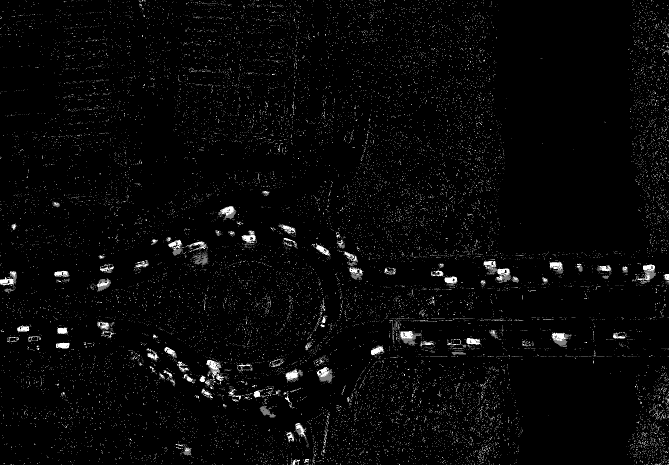
#> input picture optical_flow/tt.jpg, 1338 x 930 px (shown at 1/2 size)
$ python temp.py
#> lines starting #> are read from the running program, lines starting #| are printed output that depends on the picture; after the words box and inside, x2 and y2 are one past the last pixel; in counts of white or black regions, pixels touching at a corner belong together
import cv2
import numpy as np

"""
REFER: https://hub.packtpub.com/opencv-detecting-edges-lines-shapes/
2018-06-30 Yonv1943
2018-07-01 comment to test.png
2018-07-01 gray in threshold, hierarchy
2018-07-01 draw_approx_hull_polygon() no [for loop]
2018-11-24
"""


def draw_contours(img, cnts):  # conts = contours
    img = np.copy(img)
    img = cv2.drawContours(img, cnts, -1, (0, 255, 0), 2)
    return img


def draw_min_rect_circle(img, cnts):  # conts = contours
    img = np.copy(img)

    for cnt in cnts:
        x, y, w, h = cv2.boundingRect(cnt)
        cv2.rectangle(img, (x, y), (x + w, y + h), (255, 0, 0), 2)  # blue

        min_rect = cv2.minAreaRect(cnt)  # min_area_rectangle
        min_rect = np.int0(cv2.boxPoints(min_rect))
        cv2.drawContours(img, [min_rect], 0, (0, 255, 0), 2)  # green

        (x, y), radius = cv2.minEnclosingCircle(cnt)
        center, radius = (int(x), int(y)), int(radius)  # center and radius of minimum enclosing circle
        img = cv2.circle(img, center, radius, (0, 0, 255), 2)  # red
    return img


def draw_approx_hull_polygon(img, cnts):
    # img = np.copy(img)
    img = np.zeros(img.shape, dtype=np.uint8)

    cv2.drawContours(img, cnts, -1, (255, 0, 0), 2)  # blue

    min_side_len = img.shape[0] / 32  # 多边形边长的最小值 the minimum side length of polygon
    min_poly_len = img.shape[0] / 16  # 多边形周长的最小值 the minimum round length of polygon
    min_side_num = 3  # 多边形边数的最小值
    approxs = [cv2.approxPolyDP(cnt, min_side_len, True) for cnt in cnts]  # 以最小边长为限制画出多边形
    approxs = [approx for approx in approxs if cv2.arcLength(approx, True) > min_poly_len]  # 筛选出周长大于 min_poly_len 的多边形
    approxs = [approx for approx in approxs if len(approx) > min_side_num]  # 筛选出边长数大于 min_side_num 的多边形
    # Above codes are written separately for the convenience of presentation.
    cv2.polylines(img, approxs, True, (0, 255, 0), 2)  # green

    hulls = [cv2.convexHull(cnt) for cnt in cnts]
    cv2.polylines(img, hulls, True, (0, 0, 255), 2)  # red

    # for cnt in cnts:
    #     cv2.drawContours(img, [cnt, ], -1, (255, 0, 0), 2)  # blue
    #
    #     epsilon = 0.02 * cv2.arcLength(cnt, True)
    #     approx = cv2.approxPolyDP(cnt, epsilon, True)
    #     cv2.polylines(img, [approx, ], True, (0, 255, 0), 2)  # green
    #
    #     hull = cv2.convexHull(cnt)
    #     cv2.polylines(img, [hull, ], True, (0, 0, 255), 2)  # red
    return img


def run():
    image = cv2.imread('tt.jpg')  # a black objects on white image is better
#> image is the input picture: shape (930, 1338, 3); min 0, max 255, mean 7.6

    # gray = cv2.cvtColor(image.copy(), cv2.COLOR_BGR2GRAY)
    # ret, thresh = cv2.threshold(gray, 127, 255, cv2.THRESH_BINARY)
    thresh = cv2.Canny(image, 128, 256)
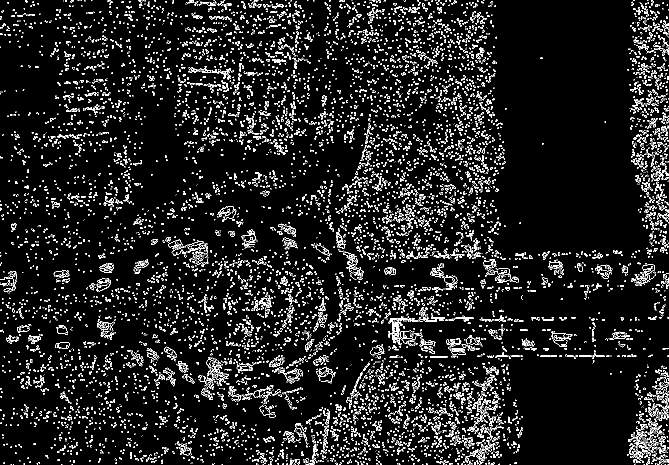
#> thresh: shape (930, 1338) (shown at 1/2 size); 7.7% white in thin lines or dots

    contours, hierarchy = cv2.findContours(thresh, cv2.RETR_EXTERNAL, cv2.CHAIN_APPROX_SIMPLE)
#> contours = 10572 contours, 10393 with area under 20; largest, box (x1, y1, x2, y2) and area: (113, 653, 136, 670) 216, (780, 636, 822, 689) 162, (507, 778, 530, 796) 154, (403, 776, 426, 797) 118, (569, 862, 589, 886) 114
    # print(hierarchy, ":hierarchy")
    """
    [[[-1 -1 -1 -1]]] :hierarchy  # cv2.Canny()

    [[[ 1 -1 -1 -1]
      [ 2  0 -1 -1]
      [ 3  1 -1 -1]
      [-1  2 -1 -1]]] :hierarchy  # cv2.threshold()
    """

    imgs = [
        image, thresh,
        draw_min_rect_circle(image, contours),
        draw_approx_hull_polygon(image, contours),
    ]
#> the loop in draw_min_rect_circle, `for cnt in cnts:` made 10572 passes
#> (cnt, w, h, min_rect, radius) on passes 10 to 12: ([[1330, 928], [1329, 929], [1330, 928], [1331, 929]], 3, 2, [[1330, 930], [1329, 929], [1330, 928], [1331, 929]], 1), ([[1288, 928], [1287, 929], [1288, 928], [1289, 929]], 3, 2, [[1288, 930], [1287, 929], [1288, 928], [1289, 929]], 1), ([[1269, 928], [1268, 929], [1269, 928], [1270, 929]], 3, 2, [[1269, 930], [1268, 929], [1269, 928], [1270, 929]], 1)
#> after the loop in draw_min_rect_circle, `for cnt in cnts:`:
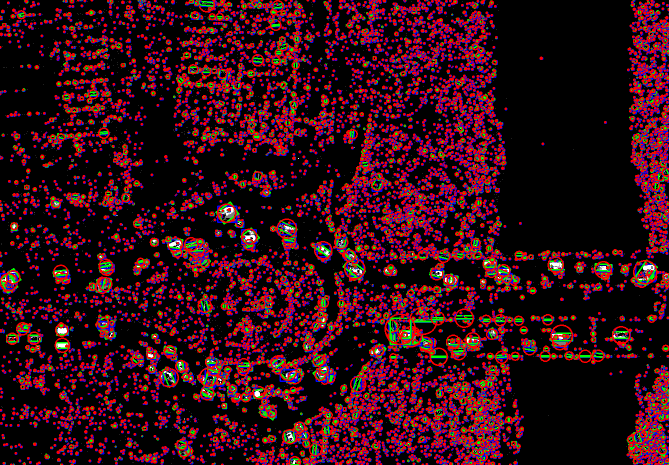
#> img: shape (930, 1338, 3) (shown at 1/2 size); mean of channels 0, 1, 2 23.1, 12.2, 51.9; drawn as B, G, R
#> in draw_approx_hull_polygon, `img = np.zeros(img.shape, dtype=np.uint8)`: img: shape (930, 1338, 3); every value is 0
#> in draw_approx_hull_polygon, `cv2.drawContours(img, cnts, -1, (255, 0, 0), 2)`:
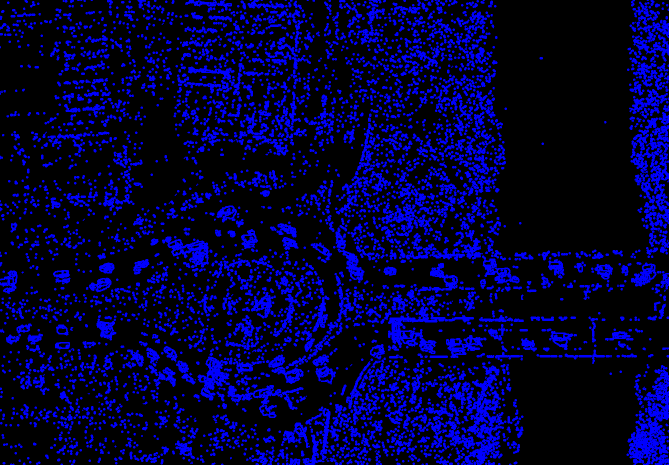
#> img: shape (930, 1338, 3) (shown at 1/2 size); mean of channels 0, 1, 2 55.5, 0, 0; drawn as B, G, R
#> in draw_approx_hull_polygon, `approxs = [cv2.approxPolyDP(cnt, min_side_len, True) for cnt in cnts]`: approxs = 10572 contours, 10571 with area under 20; largest, box (x1, y1, x2, y2) and area: (780, 636, 822, 689) 1066
#> in draw_approx_hull_polygon, `approxs = [approx for approx in approxs if cv2.arcLength(approx, True)..`: approxs = 23 contours, 22 with area under 20; largest, box (x1, y1, x2, y2) and area: (780, 636, 822, 689) 1066
#> in draw_approx_hull_polygon, `approxs = [approx for approx in approxs if len(approx) > min_side_num]`: approxs = []
#> in draw_approx_hull_polygon, `hulls = [cv2.convexHull(cnt) for cnt in cnts]`: hulls = 10572 contours, 9659 with area under 20; largest, box (x1, y1, x2, y2) and area: (780, 636, 822, 689) 1306, (1271, 528, 1310, 563) 882, (435, 412, 473, 444) 790, (694, 521, 726, 552) 596, (803, 666, 843, 691) 532
#> in draw_approx_hull_polygon, `cv2.polylines(img, hulls, True, (0, 0, 255), 2)`:
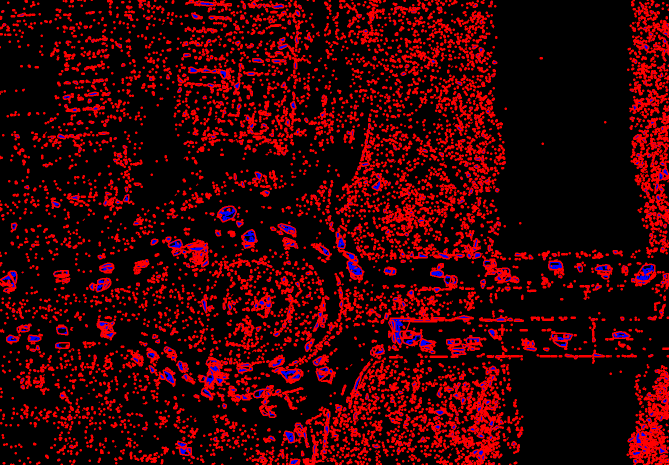
#> img: shape (930, 1338, 3) (shown at 1/2 size); mean of channels 0, 1, 2 3.6, 0, 54.7; drawn as B, G, R

    for img in imgs:
        # cv2.imwrite("%s.jpg" % id(img), img)
        cv2.imshow("contours", img)
        cv2.waitKey(1943)
#> this loop made 4 passes


if __name__ == '__main__':
    run()
pass
